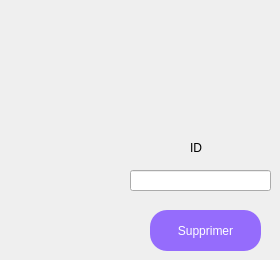
      <widget class="QWidget" name="tab_10">
       <attribute name="title">
        <string>Supprimer</string>
       </attribute>
       <widget class="QPushButton" name="pb_supprimer_2">
        <property name="geometry">
         <rect>
          <x>150</x>
          <y>210</y>
          <width>111</width>
          <height>41</height>
         </rect>
        </property>
        <property name="styleSheet">
         <string notr="true">QPushButton {
	background-color: rgba(126, 75, 255,80%);  color: white;
  padding: 10px 12px;
border-radius:17px;
font: 75 9pt &quot;MS Shell Dlg 2&quot;;
}
QPushButton::selected {
    color: white;
   background-color:#FF7244;

}
QPushButton::hover {
  background: #FF7244;
 }</string>
        </property>
        <property name="text">
         <string>Supprimer</string>
        </property>
       </widget>
       <widget class="QLabel" name="label_46">
        <property name="geometry">
         <rect>
          <x>190</x>
          <y>140</y>
          <width>41</width>
          <height>16</height>
         </rect>
        </property>
        <property name="styleSheet">
         <string notr="true"/>
        </property>
        <property name="text">
         <string>ID</string>
        </property>
       </widget>
       <widget class="QLineEdit" name="le_idS_2">
        <property name="geometry">
         <rect>
          <x>130</x>
          <y>170</y>
          <width>141</width>
          <height>21</height>
         </rect>
        </property>
        <property name="styleSheet">
         <string notr="true"/>
        </property>
       </widget>
      </widget>
